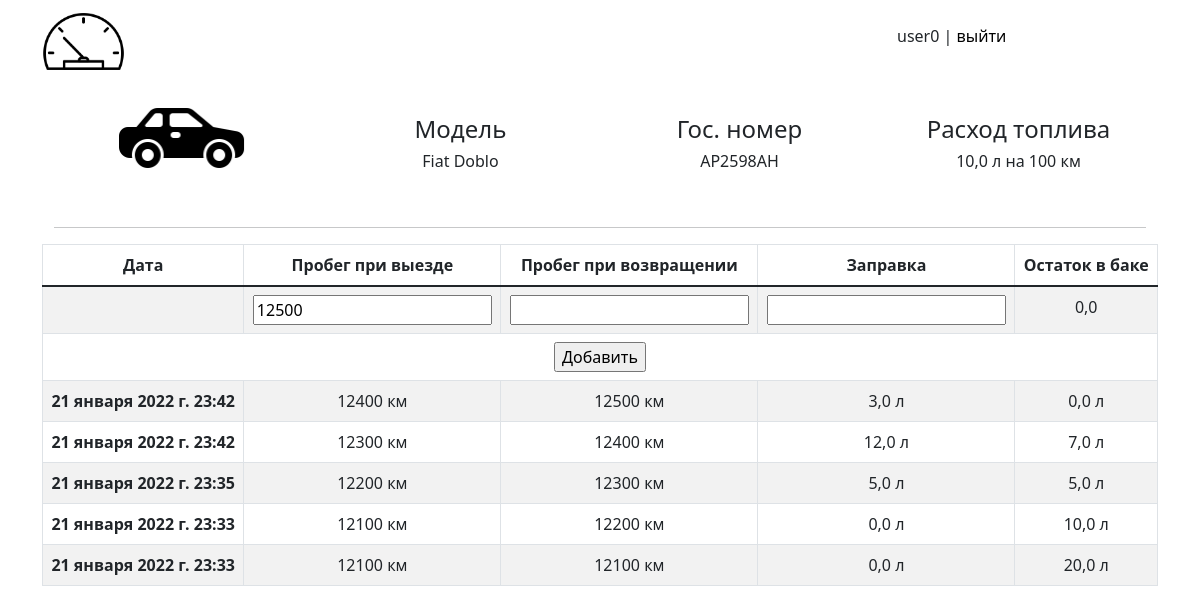
The app's page /car/2 (signed in) with its own data.
### waybill/models.py (models this page shows, shortened)
class UpdateUser(AbstractUser):
    email_for_report = models.EmailField(max_length=256, blank=True, null=True)

class Car(models.Model):
    car_model = models.CharField(max_length=128)
    vin_number = models.CharField(max_length=128)
    state_number = models.CharField(max_length=128)
    car_driver = models.ForeignKey(UpdateUser, on_delete=models.CASCADE, related_name='cars') #UpdateUser
    consumption_per_100 = models.FloatField(default=8.0)

class Fuel(models.Model):
    car = models.ForeignKey(Car, on_delete=models.CASCADE, related_name='fuels')
    date = models.DateTimeField(default=datetime.datetime.now)
    tank_residue = models.FloatField()
    refueling = models.FloatField(default=0, null=True, blank=True)
    start_mileage = models.PositiveIntegerField()
    end_mileage = models.PositiveIntegerField()
    class Meta:
        ordering = ['-date']

### waybill/views.py (the view)
# urls.py: path('car/<int:pk>', views.CarDetailView.as_view(), name='car-detail'),
class CarDetailView(DetailView):
    model = Car
    template_name = 'waybill/car_detail.html'
    context_object_name = 'car'

### waybill/templates/waybill/car_detail.html (shortened to what this page needs)
{% extends 'waybill/base.html' %}
{% load static %}
{% block content %}
    <center>
        <div class="container">
            <div class="row align-items-center">
                <div class="col-3">
                    <img  class="img-fluid w-50" src="{% static 'waybill/img/car.png' %}" alt="Car image">
                </div>
                <div class="col-3">
                    <h4>Модель</h4>
                    <h6>{{ car.car_model }}</h3>
                </div>
                <div class="col-3">
                    <h4> Гос. номер</h4>
                    <h6> {{ car.state_number }}</h3>
                </div>
                <div class="col-3">
                    <h4>Расход топлива</h4>
                    <h6> {{ car.consumption_per_100 }} л на 100 км</h3>
                </div>
            </div>
            <hr>
            <div class="row">
                {% if car.fuels.all|length == 0 %}
                    <div class="col-12">
                        <h3>Необходимо добавить данные автомобиля для начала работы<h3>
                    </div>
                    <form action="{% url 'waybill:add-first-data' car.id %}"  method="post">
                        {% csrf_token %}
                                <label for="start_mileage">Пробег автомобиля на данный момент</label>
                                <input type="text" name='start_mileage'>
                                <label for="tank_residue">Объём топлива в баке автомобиля на данный момент</label>
                                <input type="text" name="tank_residue">
                                <input type="submit" value="Добавить">
                    </form>
                {% else %}
                    <table class="table table-striped text-center table-bordered">
                        <thead>
                            <tr>
                            <th scope="col">Дата</th>
                            <th scope="col">Пробег при выезде</th>
                            <th scope="col">Пробег при возвращении</th>
                            <th scope="col">Заправка</th>
                            <th scope="col">Остаток в баке</th>
                            </tr>
                        </thead>
                        <tbody>
                                <tr>
                                    <th scope="row"></th>
                                    <td><input type="text" form="my_form" name='start_mileage'
                                        {% if car.fuels.all.first.end_mileage == 0 %}
                                            value = "{{ car.fuels.all.first.start_mileage }}"
                                        {% else %}
                                            value = "{{ car.fuels.all.first.end_mileage }}"
                                        {% endif %}
                                        ></td>
                                    <td><input type="text" form="my_form" name='end_mileage'></td>
                                    <td><input type="text" form="my_form" name='refueling'></td>
                                    <td><label  form="my_form" name='tank_residue'> {{car.fuels.all.first.tank_residue}}</label></td>
                                </tr>
                                <tr>
                                    <td colspan="5" >
                                        <input type="submit" value='Добавить' form="my_form">
                                    </td>
                                </tr>
                            {% for fuel in car.fuels.all %}
                                <tr>
                                    <th scope="row">{{fuel.date}}</th>
                                    <td>{{fuel.start_mileage}} км</td>
                                    <td>{{fuel.end_mileage}} км</td>
                                    <td>{{fuel.refueling}} л</td>
                                    <td>{{fuel.tank_residue}} л</td>
                                </tr>
                            {% endfor %}
                        </tbody>
                    </table>
                {% endif %}
            </div>
        </div>
    </center>
{% endblock %}

### waybill/templates/waybill/base.html (shortened to what this page needs)
<!DOCTYPE html>
{% load static %}
<html lang="en">
<head>
    <link href="https://cdn.jsdelivr.net/npm/bootstrap@5.1.3/dist/css/bootstrap.min.css" rel="stylesheet">
    <link rel="stylesheet" href="{% static 'waybill/css/custom.css' %}">
</head>
<body>
    <div class="container ">
        <div class="row justify-content-between">
            <div class="col-2">
                <a href="{% url 'waybill:index' %}">
                    <img  class="img-fluid w-50" src="{% static 'waybill/img/logo.png' %}" alt="Logo">
                </a>
            </div>
            <div class="col-3 pt-4">
                {% if user.is_authenticated %}
                    {{ user }} |
                    <a href="{% url 'waybill:logout' %}">выйти</a>
                {% else %}
                        <a href="{% url 'waybill:login' %}">войти</a> |
                        <a href="{% url 'waybill:register' %}">регистрация</a>
                {% endif %}
            </div>
        </div>
        {% block content %}
        {% endblock %}
    </div>
</body>
</html>

### waybill/static/waybill/css/custom.css (style rules this page uses)
a { text-decoration: none; color: black; }

### records on screen
UpdateUser: username "user0"
Car: car_model "Fiat Doblo", state_number "AP2598AH", consumption_per_100 "10,0", start_mileage "12500", fuels.all.first.tank_residue "0,0"
Fuel: date "21 января 2022 г. 23:42", start_mileage "12400", end_mileage "12500", refueling "3,0", tank_residue "0,0"
Fuel: date "21 января 2022 г. 23:42", start_mileage "12300", end_mileage "12400", refueling "12,0", tank_residue "7,0"
Fuel: date "21 января 2022 г. 23:35", start_mileage "12200", end_mileage "12300", refueling "5,0", tank_residue "5,0"
Fuel: date "21 января 2022 г. 23:33", start_mileage "12100", end_mileage "12200", refueling "0,0", tank_residue "10,0"
Fuel: date "21 января 2022 г. 23:33", start_mileage "12100", end_mileage "12100", refueling "0,0", tank_residue "20,0"
